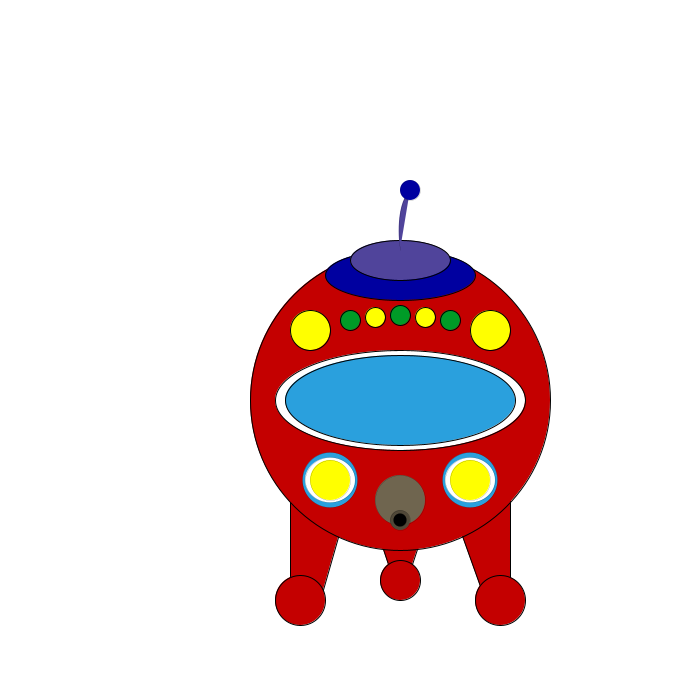
Frame 1 (no input)
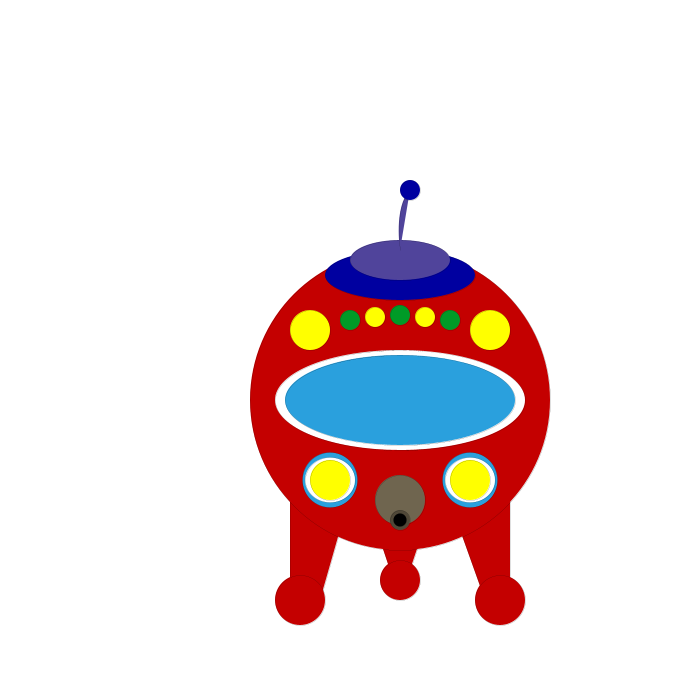
Frame 60 (the mouse pressed at the canvas centre just before this capture)
Frame 120 (the mouse held since frame 60 and released just before this capture): identical to frame 60, image omitted

The Processing sketch that drew these frames (run headless with seeded random() and noise(); from frame 60 on, the mouse is pressed at the canvas centre):

// Processing sketch: processing_88853
// ── processing_88853.pde

void setup()
{
    size(700,700);
}

void draw()
{
    background(255);
    
    //legs
    fill(196,0,0);
    quad(290,490, 340,530, 320,600, 290,600);
    quad(510,490, 460,530, 485,600, 510,600);
    quad(380,540, 420,540, 410,570, 390,570);
    ellipse(300, 600, 50, 50);
    ellipse(500, 600, 50, 50);
    ellipse(400, 580, 40, 40);

    //body  
    fill(196,0,0);
    ellipse(400, 400, 300, 300);

    //wind shield
    fill(255,255,255);
    ellipse(400, 400, 250, 100);
    fill(42,160,221);
    ellipse(400, 400, 230, 90);

    //upper lights  
    fill(255,255,0);
    ellipse(310, 330, 40, 40);
    ellipse(490, 330, 40, 40);
   
    //---------
    fill(0,155,39);
    ellipse(350, 320, 20, 20);
    ellipse(450, 320, 20, 20);
    //---------
   
    fill(255,255,0);
    ellipse(375, 317, 20, 20);
    ellipse(425, 317, 20, 20);
    //----------
    fill(0,155,39);
    ellipse(400, 315, 20, 20);
    
    //roof
    fill(0,0,160);
    ellipse(400, 275, 150, 50);
    fill(80,68,155);
    ellipse(400, 260, 100, 40);
    
    //antenna
    strokeWeight(0);
    curve(410,190, 400,250, 410,190, 500,150);
   
    strokeWeight(0);
    fill(0,0,160);
    ellipse(410, 190, 20, 20);

    //nose
    strokeWeight(0);
    fill(111,101,79);
    ellipse(400, 500, 50, 50);
    fill(80,72,56);
    ellipse(400, 520, 20, 20);
    fill(0,0,0);
    ellipse(400, 520, 13, 13);

    //lower lights
    strokeWeight(0);
    fill(42,160,221);
    ellipse(330, 480, 55, 55);
    fill(42,160,221);
    ellipse(470, 480, 55, 55);
    fill(255,255,255);
    ellipse(330, 480, 50, 45);
    fill(255,255,255);
    ellipse(470, 480, 50, 45);
    fill(255,255,0);
    ellipse(330, 480, 40, 40);
    fill(255,255,0);
    ellipse(470, 480, 40, 40);
    
}
